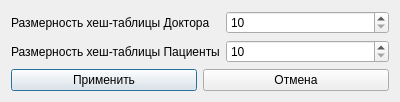
<?xml version="1.0" encoding="UTF-8"?>
<ui version="4.0">
 <class>HashTableCapacityDialog</class>
 <widget class="QDialog" name="HashTableCapacityDialog">
  <property name="geometry">
   <rect>
    <x>0</x>
    <y>0</y>
    <width>400</width>
    <height>101</height>
   </rect>
  </property>
  <property name="windowTitle">
   <string>Выбор размерности хеш-таблиц</string>
  </property>
  <layout class="QVBoxLayout" name="verticalLayout">
   <item>
    <layout class="QGridLayout" name="gridLayoutDataForm">
     <item row="1" column="0">
      <widget class="QLabel" name="labelHashTableCapacity2">
       <property name="text">
        <string>Размерность хеш-таблицы Пациенты</string>
       </property>
      </widget>
     </item>
     <item row="0" column="0">
      <widget class="QLabel" name="labelHashTableCapacity1">
       <property name="text">
        <string>Размерность хеш-таблицы Доктора</string>
       </property>
      </widget>
     </item>
     <item row="0" column="1">
      <widget class="QSpinBox" name="spinBoxHashTableCapacity1">
       <property name="minimum">
        <number>10</number>
       </property>
       <property name="maximum">
        <number>600</number>
       </property>
      </widget>
     </item>
     <item row="1" column="1">
      <widget class="QSpinBox" name="spinBoxHashTableCapacity2">
       <property name="minimum">
        <number>10</number>
       </property>
       <property name="maximum">
        <number>600</number>
       </property>
      </widget>
     </item>
    </layout>
   </item>
   <item>
    <layout class="QHBoxLayout" name="horizontalLayoutAction">
     <item>
      <widget class="QPushButton" name="pushButtonApply">
       <property name="text">
        <string>Применить</string>
       </property>
      </widget>
     </item>
     <item>
      <widget class="QPushButton" name="pushButtonCancel">
       <property name="text">
        <string>Отмена</string>
       </property>
      </widget>
     </item>
    </layout>
   </item>
  </layout>
 </widget>
 <resources/>
 <connections/>
</ui>
